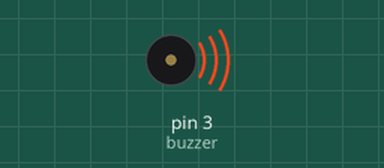
Bench run of a sketch on a simulated Arduino Uno, built with avr-gcc and run on an emulated ATmega328P. Shown: buzzer (waves = sounding).

Above: at 0.1 s.
At 5.9 s:
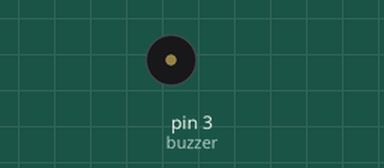
Timing chart, 0 to 7.4 s (numbered marks = the images above):
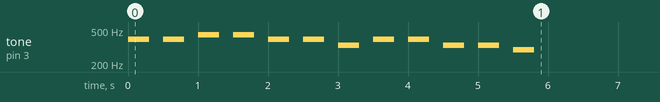

The sketch:

b03_melody_with_array.ino
```cpp
/** Buzzer with array
 * 3. 배열을 이용해서 원하는 노래 만들기
 */
int buzzer = 3;
int notes[12] = {392, 392, 440, 440, 392, 392, 330, 392, 392, 330, 330, 294};

void setup() {
  for (int note : notes) {
    tone(buzzer, note, 300);
    delay(500);
  }
}

void loop() {
}
```
